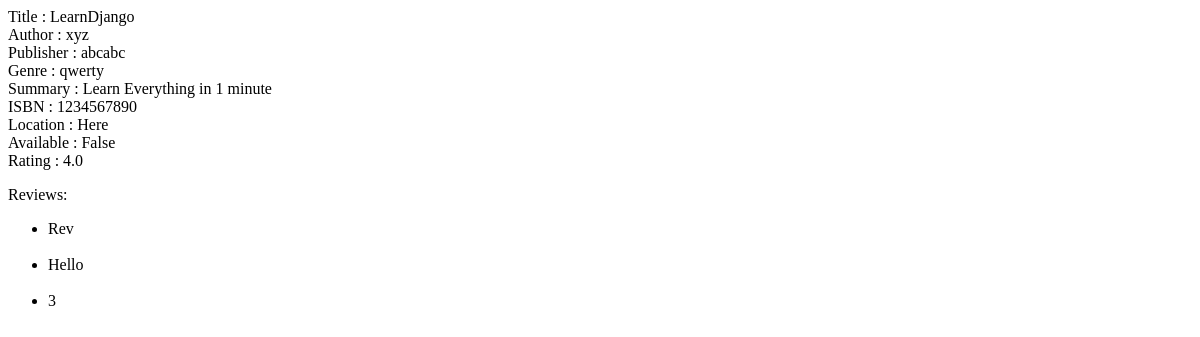
The page /2 on the database as committed earlier.
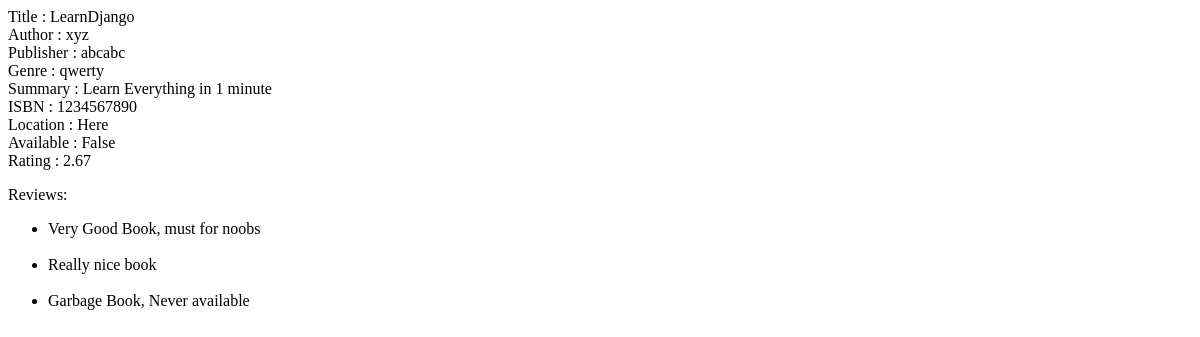
The same page on the database as committed later.
### main/models.py (models this page shows, shortened)
class Rating(models.Model):
    user = models.ForeignKey(User, on_delete = models.CASCADE,related_name = 'rating', null = True)
    book = models.ForeignKey(Book, on_delete = models.CASCADE,related_name = 'rating', null = True)
    rating = models.IntegerField()
    review = models.CharField(max_length=1000)

### main/views.py (the view)
# urls.py: path("<int:id>", views.index, name="index"),
def index(response, id):
	book = Book.objects.get(id=id)
	rated = False
	try:
		if Rating.objects.filter(user = response.user, book = book):
			rated = True
	except:
		pass
	try:
		r = response.user.request.filter(book = book, status = 'Issued')[0]
		temp_bool = True
	except:
		temp_bool = False
	if response.method == "POST":
		if response.POST.get("request"):
			form = BorrowRequest(response.POST)
			if form.is_valid():
				t = form.cleaned_data['time']
				req = Request(book = book, status = 'Pending', r_date = datetime.date.today(), d_date = datetime.date.today() + datetime.timedelta(t) )
				req.save()
				response.user.request.add(req)
		elif response.POST.get("renew"):
			form = BorrowRenew(response.POST)
			if form.is_valid():
				t = form.cleaned_data['time']
				if temp_bool:
					r = response.user.request.filter(book = book, status = 'Issued')[0]
					req = Request(book = book, status = 'Pending', r_date = datetime.date.today(), d_date = r.d_date + datetime.timedelta(t) )
					req.save()
					response.user.request.add(req)
		elif response.POST.get("rate"):
			rev = response.POST.get('review').strip()
			star = response.POST.get('rating')
			r = Rating(review = rev, rating = int(star))
			r.save()
			response.user.rating.add(r)
			book.rating.add(r)
			return HttpResponseRedirect("/")
		'''
		if response.POST.get("request"):
			t = response.POST.get("time")
			print(t)
			print(response.user)
		'''
	else:
		form = BorrowRequest()
	r = book.rating.all()
	list_rating = [x.rating for x in r]
	list_review = [x.review for x in r if x.review.strip() != '']
	try:
		rating = round(sum(list_rating)/len(list_rating),2)
	except:
		rating = ''
	return render(response, "main/book.html", {"book":book , "form":form, "rating":rating, "review":list_review, "user":response.user, "temp_bool":temp_bool, "rated":rated})

### main/templates/main/book.html (shortened to what this page needs)
{% extends "main/base.html" %}
{% block content %}
<div>
    <p>
        Title : {{book.title}} <br>
        Author : {{book.author}} <br>
        Publisher : {{book.publisher}} <br>
        Genre : {{book.genre}} <br>
        Summary : {{book.summary}} <br>
        ISBN : {{book.isbn}} <br>
        Location : {{book.location}} <br>
        Available : {{book.availability}} <br>
        Rating : {{rating}}
    </p>
</div>
<div>
    <p>Reviews:</p>
    <ul>
        {% for rev in review %}
        <li>{{rev}}</li><br>
        {% endfor %}
    </ul>
</div>
{% endblock %}

Rows that differ between the two databases and show on the page:
removed Rating: review "Rev"
now on this page (row edited): Rating: review "Really nice book"
added Rating: review "Garbage Book, Never available"
Other text that changed with them:
{{ rating }}: "4.0" → "2.67"
new list line: "Very Good Book, must for noobs"
list line gone: "Hello"
list line gone: "3"
